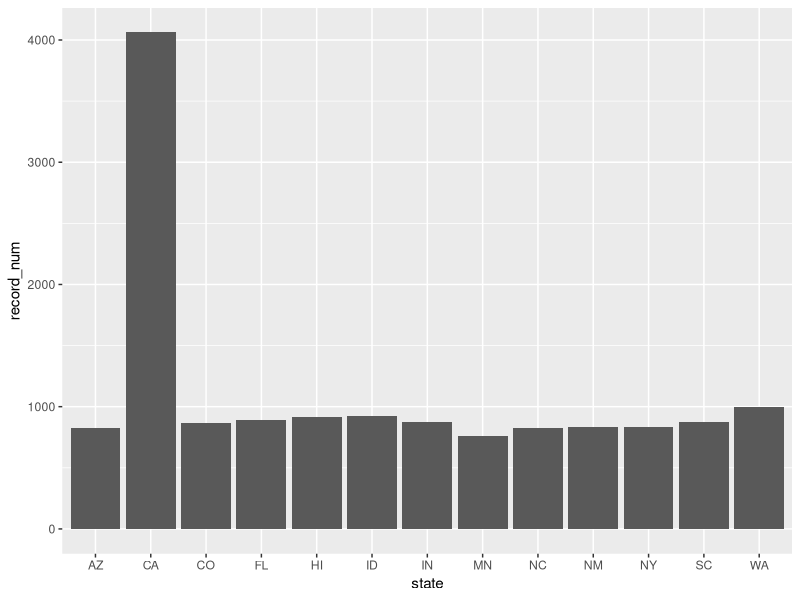

Reproduce this figure in R.
# Bringing in necessary libraries
library(tidyverse)

# Reading in tree data
trees = read_csv('TS3_Raw_tree_data.csv')

# Question 1

# Creating new columns for the cities and states using a regular expression
trees$just_city = str_match(trees$City, "^(.+),")[,2]
trees$state = str_match(trees$City, ", ([:alpha:]{2})\\b")[,2]

# Checking for N/A values to confirm successful text parsing
View(trees)
is.na(trees$just_city)

# Grouping by state and summarizing with the number of records per state
states = group_by(trees, state) %>%
  summarize(record_num = n())
# Making a bar graph with the grouping
ggplot(states, aes(x=state, y=record_num)) +
  geom_col()

# Question 2

# Filtering the trees by the records from North or South Carolina
carolina_trees = filter(trees, state == "NC" | state == "SC")
# Grouping and summarizing by cities to count the number of cities
carolina_cities = group_by(carolina_trees, just_city) %>%
  summarize()
# Viewing the grouping to count the number of cities
View(carolina_cities)

# Question 3

# Extracting a new column for the genus for the carolina_trees data
carolina_trees$genus = str_match(carolina_trees$ScientificName, "^(.+) ")[,2]

# Grouping by genus and summarizing by average canopy diameter before viewing
avg_canopies = group_by(carolina_trees, genus) %>%
  summarize(avg_canopy = mean(`AvgCdia (m)`))
View(avg_canopies)
